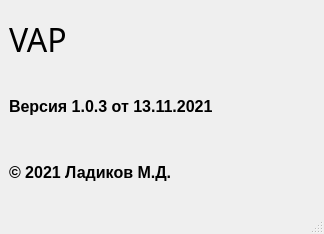
<?xml version="1.0" encoding="UTF-8"?>
<ui version="4.0">
 <class>MainWindow</class>
 <widget class="QMainWindow" name="MainWindow">
  <property name="geometry">
   <rect>
    <x>0</x>
    <y>0</y>
    <width>324</width>
    <height>234</height>
   </rect>
  </property>
  <property name="windowTitle">
   <string>VAP</string>
  </property>
  <widget class="QWidget" name="centralwidget">
   <layout class="QHBoxLayout" name="horizontalLayout">
    <item>
     <layout class="QVBoxLayout" name="verticalLayout">
      <item>
       <widget class="QLabel" name="label">
        <property name="font">
         <font>
          <family>Lucida Calligraphy</family>
          <pointsize>24</pointsize>
         </font>
        </property>
        <property name="text">
         <string>VAP</string>
        </property>
        <property name="margin">
         <number>0</number>
        </property>
        <property name="indent">
         <number>0</number>
        </property>
       </widget>
      </item>
      <item>
       <widget class="QLabel" name="label_3">
        <property name="font">
         <font>
          <pointsize>12</pointsize>
          <weight>75</weight>
          <bold>true</bold>
         </font>
        </property>
        <property name="text">
         <string>Версия 1.0.3 от 13.11.2021</string>
        </property>
       </widget>
      </item>
      <item>
       <widget class="QLabel" name="label_2">
        <property name="font">
         <font>
          <pointsize>12</pointsize>
          <weight>75</weight>
          <bold>true</bold>
         </font>
        </property>
        <property name="text">
         <string>© 2021 Ладиков М.Д.</string>
        </property>
       </widget>
      </item>
     </layout>
    </item>
   </layout>
  </widget>
  <widget class="QMenuBar" name="menubar">
   <property name="geometry">
    <rect>
     <x>0</x>
     <y>0</y>
     <width>324</width>
     <height>21</height>
    </rect>
   </property>
  </widget>
  <widget class="QStatusBar" name="statusbar"/>
 </widget>
 <resources/>
 <connections/>
</ui>
